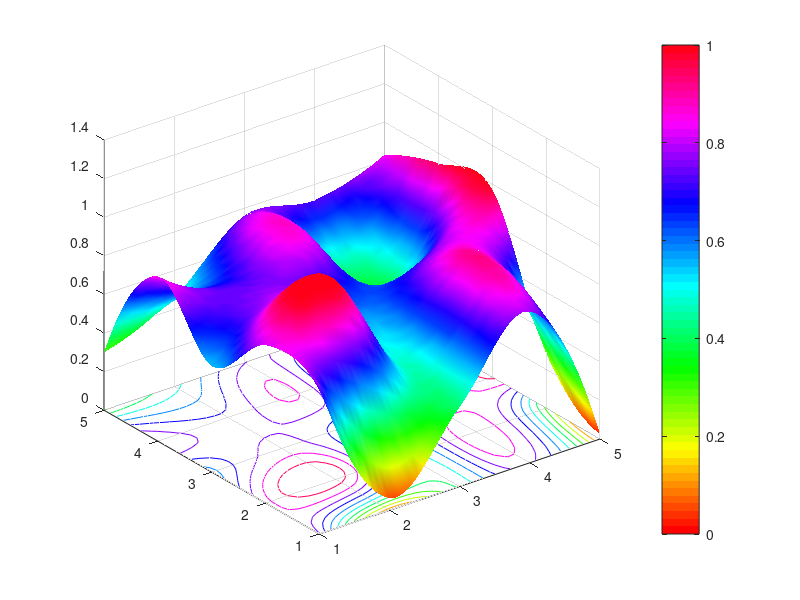

MATLAB code for this plot:
%% Homework 2 question 8 - Interpolation and surface plots

n = 5;
Z0 = rand(n);
[X0,Y0] = meshgrid(1:n);
[X1,Y1] = meshgrid(1:0.1:n);
Z1 = interp2(X0, Y0, Z0, X1, Y1, 'cubic');

figure(1), clc;
surf(X1, Y1, Z1), colormap('hsv');
colorbar, shading interp, hold on, rotate3d on;

contour(X1, Y1, Z1);
caxis([0, 1]);

hold off;
